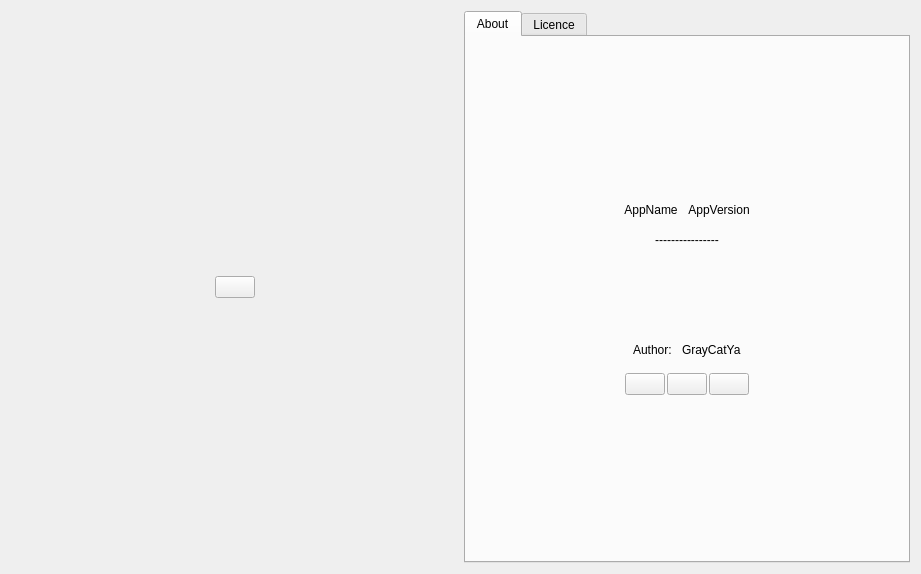
<?xml version="1.0" encoding="UTF-8"?>
<ui version="4.0">
 <class>CatAbout</class>
 <widget class="QWidget" name="CatAbout">
  <property name="geometry">
   <rect>
    <x>0</x>
    <y>0</y>
    <width>921</width>
    <height>574</height>
   </rect>
  </property>
  <property name="minimumSize">
   <size>
    <width>200</width>
    <height>400</height>
   </size>
  </property>
  <property name="windowTitle">
   <string>Form</string>
  </property>
  <layout class="QHBoxLayout" name="RootLayout">
   <item>
    <layout class="QVBoxLayout" name="LogVboxLayout">
     <item>
      <spacer name="LogTopSpacer">
       <property name="orientation">
        <enum>Qt::Vertical</enum>
       </property>
       <property name="sizeHint" stdset="0">
        <size>
         <width>20</width>
         <height>40</height>
        </size>
       </property>
      </spacer>
     </item>
     <item>
      <layout class="QHBoxLayout" name="LogHboxLayout">
       <item>
        <spacer name="LogLeftSpacer">
         <property name="orientation">
          <enum>Qt::Horizontal</enum>
         </property>
         <property name="sizeHint" stdset="0">
          <size>
           <width>40</width>
           <height>20</height>
          </size>
         </property>
        </spacer>
       </item>
       <item>
        <widget class="QPushButton" name="Log">
         <property name="text">
          <string/>
         </property>
        </widget>
       </item>
       <item>
        <spacer name="LogRightSpacer">
         <property name="orientation">
          <enum>Qt::Horizontal</enum>
         </property>
         <property name="sizeHint" stdset="0">
          <size>
           <width>40</width>
           <height>20</height>
          </size>
         </property>
        </spacer>
       </item>
      </layout>
     </item>
     <item>
      <spacer name="LogBottomSpacer">
       <property name="orientation">
        <enum>Qt::Vertical</enum>
       </property>
       <property name="sizeHint" stdset="0">
        <size>
         <width>20</width>
         <height>40</height>
        </size>
       </property>
      </spacer>
     </item>
    </layout>
   </item>
   <item>
    <widget class="QTabWidget" name="AboutTabWidget">
     <property name="locale">
      <locale language="Chinese" country="China"/>
     </property>
     <property name="currentIndex">
      <number>0</number>
     </property>
     <widget class="QWidget" name="AboutWidget">
      <attribute name="title">
       <string>About</string>
      </attribute>
      <layout class="QVBoxLayout" name="verticalLayout_2">
       <property name="spacing">
        <number>0</number>
       </property>
       <property name="leftMargin">
        <number>0</number>
       </property>
       <property name="topMargin">
        <number>0</number>
       </property>
       <property name="rightMargin">
        <number>0</number>
       </property>
       <property name="bottomMargin">
        <number>0</number>
       </property>
       <item>
        <widget class="QWidget" name="About" native="true">
         <layout class="QVBoxLayout" name="verticalLayout_3">
          <property name="spacing">
           <number>10</number>
          </property>
          <item>
           <spacer name="verticalSpacer">
            <property name="orientation">
             <enum>Qt::Vertical</enum>
            </property>
            <property name="sizeHint" stdset="0">
             <size>
              <width>20</width>
              <height>139</height>
             </size>
            </property>
           </spacer>
          </item>
          <item>
           <layout class="QHBoxLayout" name="horizontalLayout_3">
            <item>
             <spacer name="horizontalSpacer">
              <property name="orientation">
               <enum>Qt::Horizontal</enum>
              </property>
              <property name="sizeHint" stdset="0">
               <size>
                <width>40</width>
                <height>20</height>
               </size>
              </property>
             </spacer>
            </item>
            <item>
             <layout class="QFormLayout" name="formLayout">
              <item row="0" column="0">
               <widget class="QLabel" name="AppName">
                <property name="text">
                 <string>AppName</string>
                </property>
                <property name="alignment">
                 <set>Qt::AlignCenter</set>
                </property>
               </widget>
              </item>
              <item row="0" column="1">
               <widget class="QLabel" name="AppVersion">
                <property name="text">
                 <string>AppVersion</string>
                </property>
                <property name="alignment">
                 <set>Qt::AlignCenter</set>
                </property>
               </widget>
              </item>
             </layout>
            </item>
            <item>
             <spacer name="horizontalSpacer_2">
              <property name="orientation">
               <enum>Qt::Horizontal</enum>
              </property>
              <property name="sizeHint" stdset="0">
               <size>
                <width>40</width>
                <height>20</height>
               </size>
              </property>
             </spacer>
            </item>
           </layout>
          </item>
          <item>
           <layout class="QHBoxLayout" name="horizontalLayout_5">
            <item>
             <spacer name="horizontalSpacer_7">
              <property name="orientation">
               <enum>Qt::Horizontal</enum>
              </property>
              <property name="sizeHint" stdset="0">
               <size>
                <width>40</width>
                <height>20</height>
               </size>
              </property>
             </spacer>
            </item>
            <item>
             <widget class="QLabel" name="Explain">
              <property name="minimumSize">
               <size>
                <width>0</width>
                <height>100</height>
               </size>
              </property>
              <property name="text">
               <string>----------------</string>
              </property>
              <property name="alignment">
               <set>Qt::AlignHCenter|Qt::AlignTop</set>
              </property>
             </widget>
            </item>
            <item>
             <spacer name="horizontalSpacer_8">
              <property name="orientation">
               <enum>Qt::Horizontal</enum>
              </property>
              <property name="sizeHint" stdset="0">
               <size>
                <width>40</width>
                <height>20</height>
               </size>
              </property>
             </spacer>
            </item>
           </layout>
          </item>
          <item>
           <layout class="QHBoxLayout" name="horizontalLayout_4">
            <item>
             <spacer name="horizontalSpacer_5">
              <property name="orientation">
               <enum>Qt::Horizontal</enum>
              </property>
              <property name="sizeHint" stdset="0">
               <size>
                <width>40</width>
                <height>20</height>
               </size>
              </property>
             </spacer>
            </item>
            <item>
             <layout class="QFormLayout" name="formLayout_2">
              <item row="0" column="0">
               <widget class="QLabel" name="Author">
                <property name="text">
                 <string>Author:</string>
                </property>
               </widget>
              </item>
              <item row="0" column="1">
               <widget class="QLabel" name="AuthorName">
                <property name="text">
                 <string>GrayCatYa</string>
                </property>
               </widget>
              </item>
             </layout>
            </item>
            <item>
             <spacer name="horizontalSpacer_6">
              <property name="orientation">
               <enum>Qt::Horizontal</enum>
              </property>
              <property name="sizeHint" stdset="0">
               <size>
                <width>40</width>
                <height>20</height>
               </size>
              </property>
             </spacer>
            </item>
           </layout>
          </item>
          <item>
           <layout class="QHBoxLayout" name="horizontalLayout_2">
            <property name="spacing">
             <number>2</number>
            </property>
            <item>
             <spacer name="horizontalSpacer_3">
              <property name="orientation">
               <enum>Qt::Horizontal</enum>
              </property>
              <property name="sizeHint" stdset="0">
               <size>
                <width>40</width>
                <height>20</height>
               </size>
              </property>
             </spacer>
            </item>
            <item>
             <widget class="QPushButton" name="CodeChina">
              <property name="text">
               <string/>
              </property>
             </widget>
            </item>
            <item>
             <widget class="QPushButton" name="GitHub">
              <property name="text">
               <string/>
              </property>
             </widget>
            </item>
            <item>
             <widget class="QPushButton" name="Gitee">
              <property name="text">
               <string/>
              </property>
             </widget>
            </item>
            <item>
             <spacer name="horizontalSpacer_4">
              <property name="orientation">
               <enum>Qt::Horizontal</enum>
              </property>
              <property name="sizeHint" stdset="0">
               <size>
                <width>40</width>
                <height>20</height>
               </size>
              </property>
             </spacer>
            </item>
           </layout>
          </item>
          <item>
           <spacer name="verticalSpacer_2">
            <property name="orientation">
             <enum>Qt::Vertical</enum>
            </property>
            <property name="sizeHint" stdset="0">
             <size>
              <width>20</width>
              <height>139</height>
             </size>
            </property>
           </spacer>
          </item>
         </layout>
        </widget>
       </item>
      </layout>
     </widget>
     <widget class="QWidget" name="LicenceWidget">
      <attribute name="title">
       <string>Licence</string>
      </attribute>
      <layout class="QVBoxLayout" name="verticalLayout">
       <property name="spacing">
        <number>0</number>
       </property>
       <property name="leftMargin">
        <number>0</number>
       </property>
       <property name="topMargin">
        <number>0</number>
       </property>
       <property name="rightMargin">
        <number>0</number>
       </property>
       <property name="bottomMargin">
        <number>0</number>
       </property>
       <item>
        <widget class="QWidget" name="Licence" native="true">
         <layout class="QHBoxLayout" name="horizontalLayout">
          <property name="spacing">
           <number>0</number>
          </property>
          <property name="leftMargin">
           <number>5</number>
          </property>
          <property name="topMargin">
           <number>5</number>
          </property>
          <property name="rightMargin">
           <number>5</number>
          </property>
          <property name="bottomMargin">
           <number>5</number>
          </property>
         </layout>
        </widget>
       </item>
      </layout>
     </widget>
    </widget>
   </item>
  </layout>
 </widget>
 <resources/>
 <connections/>
</ui>
